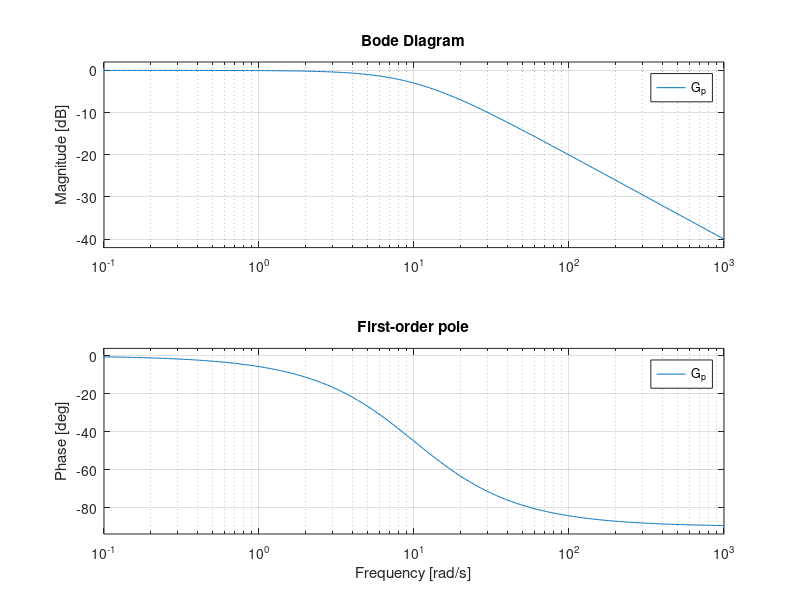
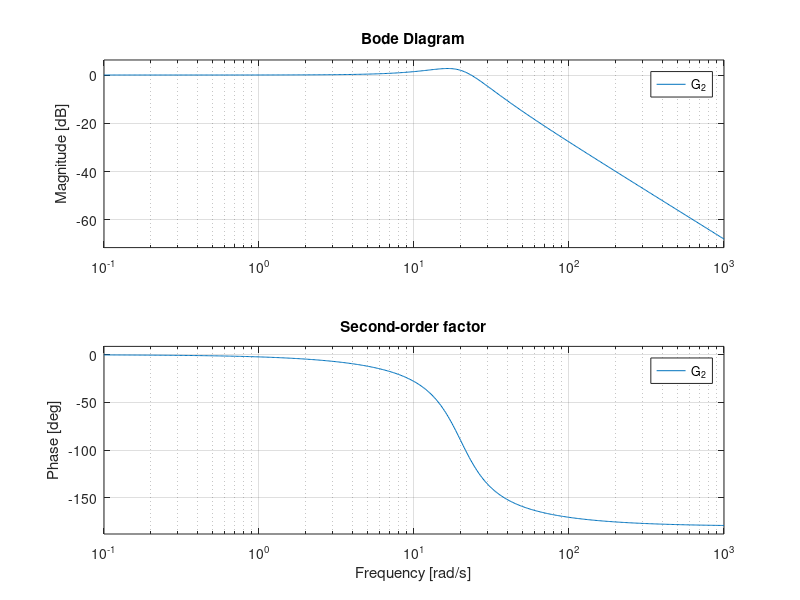
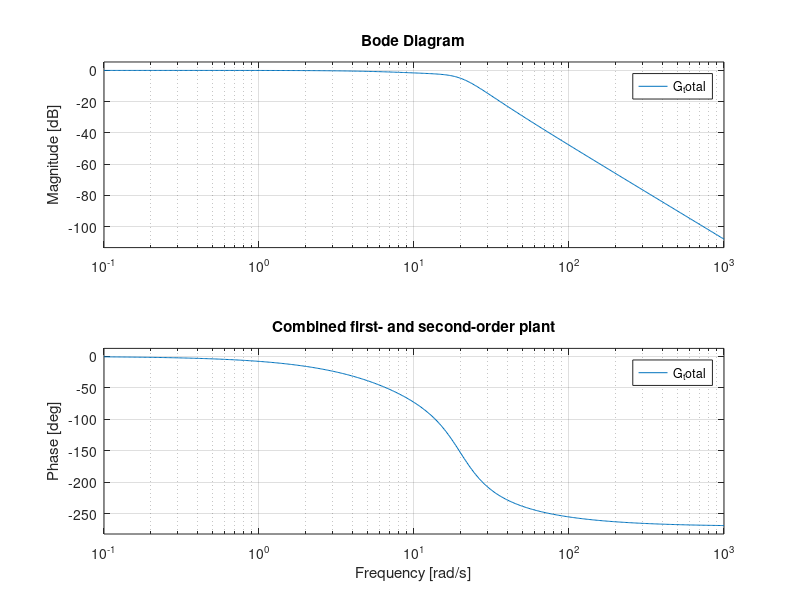

The MATLAB source for these figures, in order:
% First-order pole and zero
omega_c = 10;   % rad/s
omega_z = 5;    % rad/s

s = tf('s');
G_p = 1 / (1 + s/omega_c);   % first-order pole
G_z = 1 + s/omega_z;         % first-order zero

% Second-order factor (e.g. joint speed dynamics)
omega_n = 20;
zeta = 0.4;
G_2 = omega_n^2 / (s^2 + 2*zeta*omega_n*s + omega_n^2);

G_total = G_p * G_2;

w = logspace(-1, 3, 500);

figure;
bode(G_p, w);
grid on;
title('First-order pole');

figure;
bode(G_2, w);
grid on;
title('Second-order factor');

figure;
bode(G_total, w);
grid on;
title('Combined first- and second-order plant');

% In Simulink, one can linearize a robot joint model and call bode on the
% resulting linearized plant to inspect first- and second-order behavior.
